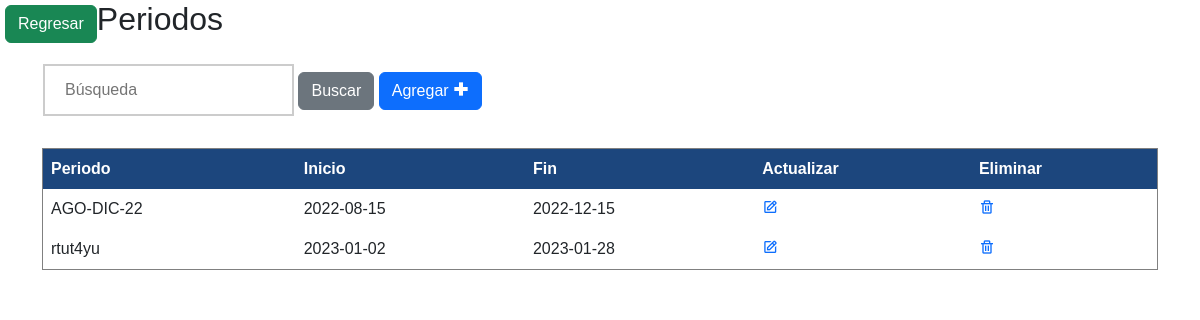
/tablaPeriodo.php, run on the app's committed database.
### tables this page shows
CREATE TABLE IF NOT EXISTS `periodo` (
  `nombre` text NOT NULL,
  `periodo_inicio` date NOT NULL,
  `periodo_fin` date NOT NULL,
  `id` int NOT NULL AUTO_INCREMENT,
  PRIMARY KEY (`id`)
);

### config.php (called while the page is built, shortened)
<?php
$basededatos = "baseaulas";
?>

### tablaPeriodo.php (the view, shortened to what this page needs)
<?php
	if(isset($_POST['search']))
	{
		$valueToSearh = $_POST['valueToSearh'];
		$query = "SELECT * FROM periodo WHERE nombre LIKE '%".$valueToSearh."%' OR periodo_inicio LIKE '%".$valueToSearh."%'";
		$result = filterRecord($query);
	}
	else
	{
		$query = "SELECT *FROM periodo";
		$result = filterRecord($query);
	}
	function filterRecord($query)
	{
		include("config.php");
		$filter_result = mysqli_query($mysqli, $query);
		return $filter_result;
	}
?>
<!DOCTYPE html>
<html lang="en">
<head>
    <link href='https://unpkg.com/boxicons@2.1.4/css/boxicons.min.css' rel='stylesheet'>
    <link href="https://cdn.jsdelivr.net/npm/bootstrap@5.2.3/dist/css/bootstrap.min.css" rel="stylesheet">
    <link href="../estilos/edificiosEstilos.css" rel="stylesheet">
</head>
<body>
    <div class="regresa">
        <a href="../administrador.php" class="btn btn-success">Regresar</a>
    </div>
    <div class="container">
    <h2>Periodos</h2>
        <form action="" method="POST">
            <input type="search" name="valueToSearh" placeholder="Búsqueda">
            <button type="submit" class="btn btn-secondary" name="search">Buscar</button>
            <a href="../periodo/add.php" class="btn btn-primary" role="button">Agregar <i class='bx bx-plus-medical'></i></a>
        </form>
        <br/>
        <?php
        echo "<table border='1'>
        <tr>
        <th>Periodo</th>
        <th>Inicio</th>
        <th>Fin</th>
        <th>Actualizar</th>
        <th>Eliminar</th>
        </tr>";
        while ($row = mysqli_fetch_array($result)) {
            echo "<tr>";
            echo "<td>" . $row['nombre'] . "</td>";
            echo "<td>" . $row['periodo_inicio'] . "</td>";
            echo "<td>" . $row['periodo_fin'] . "</td>";
            echo "<td><a href='update.php?id=" . $row['id'] ."'> <i class='bx bx-edit'> </i></a></td>";
            echo "<td><a href='delete.php?id=" . $row['id']."'> <i class='bx bx-trash'> </i> </a></td>";
            echo "</tr>";
        }
        echo "</table>";
        ?>
</body>
</html>

### edificiosEstilos.css (style rules this page uses)
body { font-family: Verdana,sans-serif; margin:0 }
form { border: none; padding-top: 10px; padding-left: 1px; padding-right: 1px; }
input[type=search] { width: auto; padding: 12px 20px; margin: 8px 0; display: inline-block; border: 2px solid #ccc; box-sizing: border-box; }
button { background-color: #1C467D; color: white; padding: 14px 20px; margin: 8px 0; border: none; cursor: pointer; width: auto; }
table { border-collapse: collapse; width: 100%; }
th, td { text-align: left; padding: 8px; }
th { background-color: #1C467D; color: white; }

### tablaPeriodo.php (style rules this page uses)
.regresa { float: left; margin-top: 5px; margin-left: 5px; }

### data on the page
periodo: nombre "AGO-DIC-22", periodo_inicio "2022-08-15", periodo_fin "2022-12-15"
periodo: nombre "rtut4yu", periodo_inicio "2023-01-02", periodo_fin "2023-01-28"
